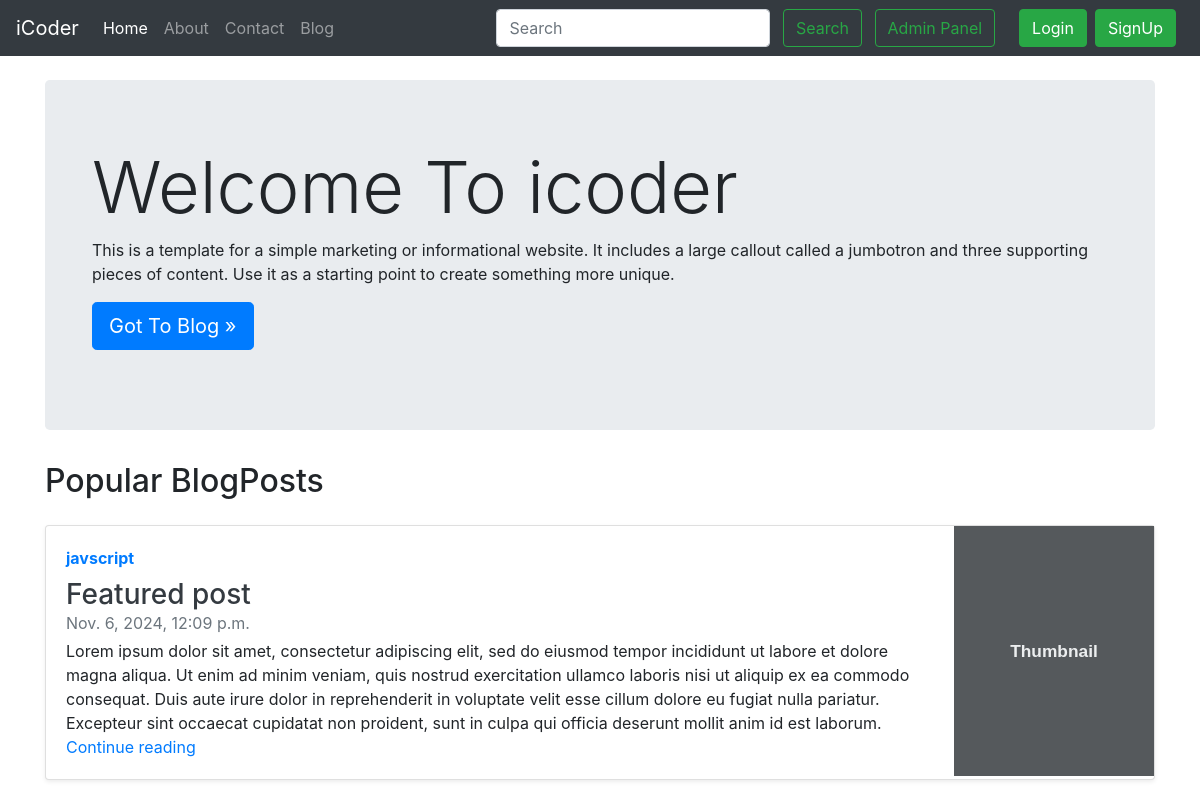
The page / on the database its author committed.
### blog/models.py (models this page shows, shortened)
class Post(models.Model):
    sno = models.AutoField(primary_key=True)
    author = models.CharField(max_length=20)
    title = models.CharField(max_length=255)
    content = models.TextField()
    slug = models.CharField(max_length=100, default='')
    timestamp = models.DateTimeField(blank=True)

### home/views.py (the view)
# urls.py: path('', views.home, name="home"),
def home(request):
    post = Post.objects.filter().last()
    context = {'post': post}
    return render(request, 'home/home.html', context)

### templates/home/home.html (shortened to what this page needs)
{% extends "base.html" %}
{% block homeactive %} active {% endblock homeactive %}
{% block body %}
<div class="container my-4">
<div class="jumbotron">
    <div class="container">
      <h1 class="display-3">Welcome To icoder</h1>
      <p>This is a template for a simple marketing or informational website. It includes a large callout called a jumbotron and three supporting pieces of content. Use it as a starting point to create something more unique.</p>
      <p><a class="btn btn-primary btn-lg" href="/blog" role="button">Got To Blog »</a></p>
    </div>
</div>
</div>
<div class="container">
    <h2>Popular BlogPosts</h2>
    <div class="card flex-md-row mb-4 shadow-sm h-md-250 my-4">
      <div class="card-body d-flex flex-column align-items-start">
        <strong class="d-inline-block mb-2 text-primary">{{post.title}}</strong>
        <h3 class="mb-0">
          <a class="text-dark" href="#">Featured post</a>
        </h3>
        <div class="mb-1 text-muted">{{post.timestamp}}</div>
        <p class="card-text mb-auto">{{post.content}}</p>
        <a href="/blog/{{post.slug}}">Continue reading</a>
      </div>
      <img class="card-img-right flex-auto d-none d-lg-block" data-src="holder.js/200x250?theme=thumb" alt="Thumbnail [200x250]" data-holder-rendered="true" style="width: 200px; height: 250px;">
    </div>
</div>
{% endblock body %}

### rows shown on the page
Post: title "javscript", timestamp "Nov. 6, 2024, 12:09 p.m.", content "Lorem ipsum dolor sit amet, consectetur adipiscing elit, sed do eiusmod tempor incididunt ut labore et dolore magna aliqua. Ut enim ad minim veniam, quis nostrud exercitation ullamco laboris nisi ut aliquip ex ea commodo consequat. Duis aute irure dolor in reprehenderit in voluptate velit esse cillum dolore eu fugiat nulla pariatur. Excepteur sint occaecat cupidatat non proident, sunt in culpa qui officia deserunt mollit anim id est laborum."
